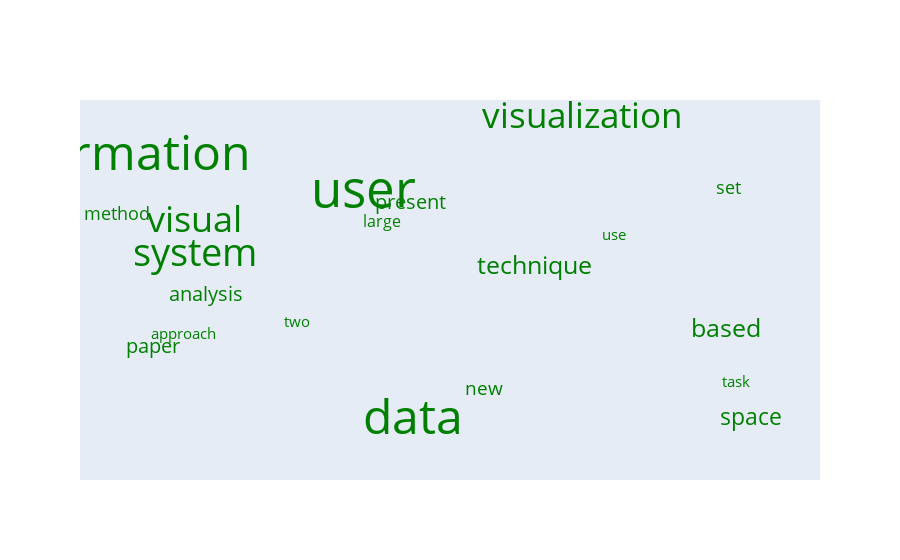

Write notebook code for a chart like this one.
### Code cell
cluster_id = 2
value = 20
data = go.Scatter(
                             x=[random.random() for i in range(30)],
                             y=[random.random() for i in range(30)],
                             mode='text',
                             text=lda.get_top_n_word_probs_for_topic_i(cluster_id, value).Words,
                             marker={'opacity': 0.3},
                             textfont={'size': lda.get_top_n_word_probs_for_topic_i(cluster_id, value).Probabilities * 4000, 
                                   'color': lda.get_colors()[cluster_id]})
layout = go.Layout({'xaxis': {'showgrid': False, 'showticklabels': False, 'zeroline': False},
                                            'yaxis': {'showgrid': False, 'showticklabels': False, 'zeroline': False}})
figure = go.Figure(data=[data], layout=layout)
figure

### Figure 1 — Plotly figure (JSON) as saved in the notebook; plotly's stock layout.template omitted (floating-point values rounded to 4 significant figures)
{"data": [{"marker": {"opacity": 0.3}, "mode": "text", "text": ["use", "approach", "task", "two", "large", "set", "method", "new", "analysis", "paper", "present", "space", "based", "technique", "visualization", "visual", "system", "information", "data", "user"], "textfont": {"color": "green", "size": [14.7, 14.82, 15.18, 15.2, 16.32, 18.01, 18.05, 19.31, 19.53, 20.18, 20.41, 23.12, 24.55, 25.16, 34.51, 35.54, 37.5, 47.63, 47.91, 51.03]}, "type": "scatter", "x": [0.7817, 0.2342, 0.9367, 0.3791, 0.487, 0.9268, 0.1497, 0.6161, 0.2628, 0.1956, 0.5227, 0.9555, 0.9234, 0.6807, 0.7412, 0.2484, 0.2484, 0.1509, 0.526, 0.4625, 0.4228, 0.9852, 0.6657, 0.8851, 0.4914, 0.8626, 0.7095, 0.6005, 0.7972, 0.9964], "y": [0.6568, 0.3762, 0.2399, 0.4106, 0.6935, 0.7892, 0.7153, 0.2207, 0.4877, 0.3393, 0.7474, 0.1395, 0.3887, 0.5674, 0.9872, 0.6928, 0.5996, 0.8766, 0.132, 0.7747, 0.02077, 0.4862, 0.9832, 0.8211, 0.3021, 0.4243, 0.311, 0.8864, 0.1125, 0.4643]}], "layout": {"xaxis": {"showgrid": false, "showticklabels": false, "zeroline": false}, "yaxis": {"showgrid": false, "showticklabels": false, "zeroline": false}}}
